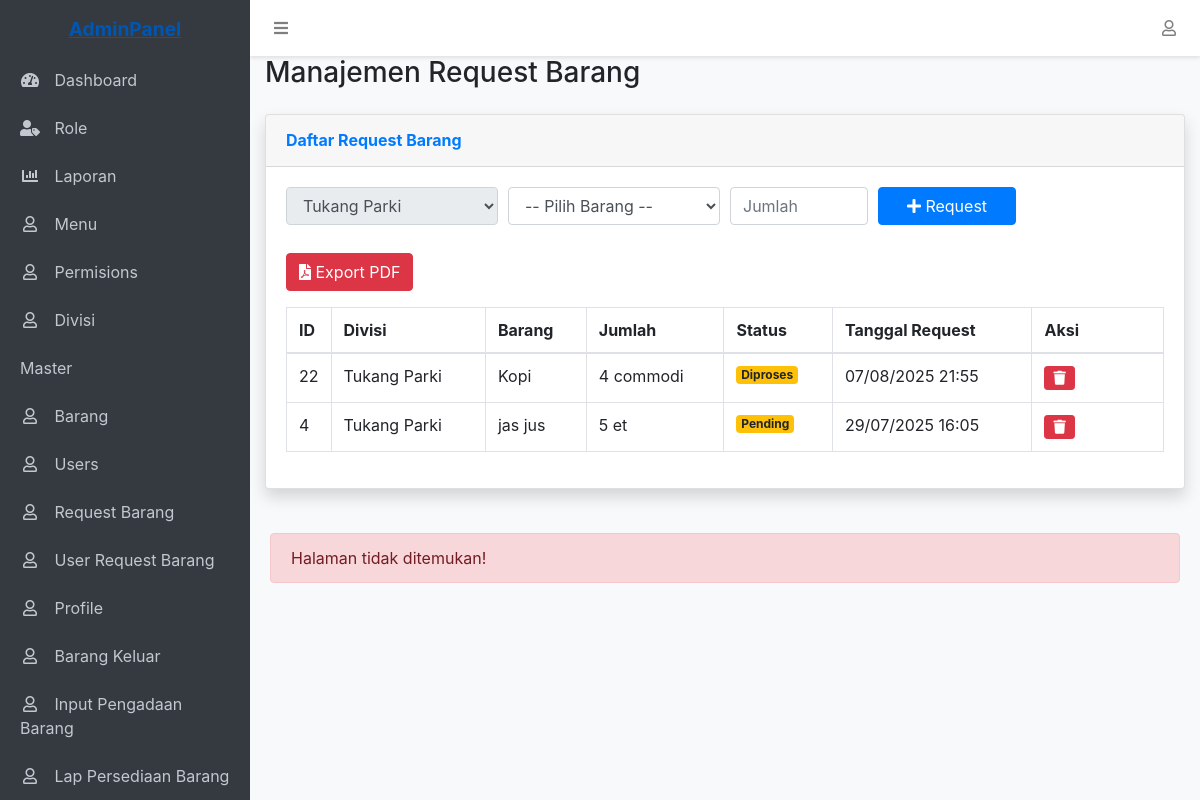
/main.php?page=user_request_barang (signed in), run on the app's committed database.
### tables this page shows
CREATE TABLE `divisi` (
  `id` bigint(20) UNSIGNED NOT NULL,
  `nama_divisi` varchar(255) NOT NULL,
  `created_at` timestamp NULL DEFAULT NULL,
  `updated_at` timestamp NULL DEFAULT NULL
);

CREATE TABLE `request_barang` (
  `id` bigint(20) UNSIGNED NOT NULL,
  `divisi_id` bigint(20) UNSIGNED NOT NULL,
  `barang_id` bigint(20) UNSIGNED NOT NULL,
  `jumlah` int(11) NOT NULL,
  `status` varchar(20) NOT NULL DEFAULT 'Pending',
  `created_at` timestamp NULL DEFAULT current_timestamp(),
  `updated_at` timestamp NULL DEFAULT current_timestamp() ON UPDATE current_timestamp()
);

CREATE TABLE `barang` (
  `id` bigint(20) UNSIGNED NOT NULL,
  `nama_barang` varchar(255) NOT NULL,
  `kategori` varchar(255) DEFAULT NULL,
  `stok_awal` int(11) NOT NULL DEFAULT 0,
  `satuan` varchar(255) NOT NULL,
  `created_at` timestamp NULL DEFAULT NULL,
  `updated_at` timestamp NULL DEFAULT NULL
);

CREATE TABLE `permissions` (
  `id` int(11) NOT NULL,
  `role_id` int(11) NOT NULL,
  `menu_id` int(11) NOT NULL,
  `can_view` tinyint(1) NOT NULL DEFAULT 0,
  `can_create` tinyint(1) NOT NULL DEFAULT 0,
  `can_edit` tinyint(1) NOT NULL DEFAULT 0,
  `can_delete` tinyint(1) NOT NULL DEFAULT 0,
  `created_at` timestamp NOT NULL DEFAULT current_timestamp(),
  `updated_at` timestamp NOT NULL DEFAULT current_timestamp() ON UPDATE current_timestamp()
);

CREATE TABLE `menus` (
  `id` int(11) NOT NULL,
  `parent_id` int(11) DEFAULT NULL,
  `name` varchar(50) NOT NULL,
  `icon` varchar(50) DEFAULT NULL,
  `url` varchar(100) DEFAULT NULL,
  `order` int(11) NOT NULL DEFAULT 0,
  `is_active` tinyint(1) NOT NULL DEFAULT 1,
  `created_at` timestamp NOT NULL DEFAULT current_timestamp(),
  `updated_at` timestamp NOT NULL DEFAULT current_timestamp() ON UPDATE current_timestamp()
);

### user_request_barang.php (the view, shortened to what this page needs)
<?php
require 'config/database.php';
?>
<div class="container-fluid">
    <div class="d-sm-flex align-items-center justify-content-between mb-4">
        <h1 class="h3 mb-0 text-gray-800">Manajemen Request Barang</h1>
    </div>
    <div class="card shadow mb-4">
        <div class="card-header py-3">
            <h6 class="m-0 font-weight-bold text-primary">Daftar Request Barang</h6>
        </div>
        <div class="card-body">
            <form method="POST" class="mb-4" action="">
                <div class="form-row">
                    <div class="col-md-3">
                        <select name="divisi_id" class="form-control" required disabled>
                            <?php
                            $user_id = $_SESSION['user_id'];
                            $query = "SELECT d.nama_divisi
                                      FROM users u
                                      JOIN divisi d ON u.divisi_id = d.id
                                      WHERE u.id = $user_id";
                            $result = $conn->query($query);
                            if ($result && $row = $result->fetch_assoc()): ?>
                                <option value="<?= $_SESSION['divisi_id'] ?>"> <?= htmlspecialchars($row['nama_divisi']) ?></option>
                            <?php endif; ?>
                        </select>
                    </div>
                    <div class="col-md-3">
                        <select name="barang_id" class="form-control" required>
                            <option value="">-- Pilih Barang --</option>
                        </select>
                    </div>
                    <div class="col-md-2">
                        <input type="number" name="jumlah" class="form-control" placeholder="Jumlah" min="1" required>
                    </div>
                    <div class="col-md-2">
                        <button type="submit" name="tambah_request" class="btn btn-primary btn-block">
                            <i class="fas fa-plus"></i> Request
                        </button>
                    </div>
                </div>
            </form>
<div class="mb-3">
    <button id="exportPDF" class="btn btn-danger">
        <i class="fas fa-file-pdf"></i> Export PDF
    </button>
</div>
<table id="requestTable" class="table table-bordered" width="100%" cellspacing="0">
    <thead>
        <tr>
            <th width="5%">ID</th>
            <th>Divisi</th>
            <th>Barang</th>
            <th>Jumlah</th>
            <th>Status</th>
            <th>Tanggal Request</th>
            <th width="15%">Aksi</th>
        </tr>
    </thead>
    <tbody>
    <?php  $request_barang = $conn->query("SELECT rb.*, d.nama_divisi, b.nama_barang, b.satuan
          FROM request_barang rb
          JOIN divisi d ON rb.divisi_id = d.id
          JOIN barang b ON rb.barang_id = b.id
          WHERE rb.divisi_id = " . $_SESSION['divisi_id'] . "
          ORDER BY rb.created_at DESC");
    while ($row = $request_barang->fetch_assoc()): ?>
        <tr>
            <td><?= $row['id'] ?></td>
            <td><?= htmlspecialchars($row['nama_divisi']) ?></td>
            <td><?= htmlspecialchars($row['nama_barang']) ?></td>
            <td><?= number_format($row['jumlah'], 0, ',', '.') ?> <?= htmlspecialchars($row['satuan']) ?></td>
            <td>
                <span class="badge badge-<?=
                    $row['status'] == 'Disetujui' ? 'success' :
                    ($row['status'] == 'Ditolak' ? 'danger' :
                    ($row['status'] == 'Selesai' ? 'primary' : 'warning')) ?>">
                    <?= $row['status'] ?>
                </span>
            </td>
            <td><?= date('d/m/Y H:i', strtotime($row['created_at'])) ?></td>
            <td><a href="?page=hapus_request&id=<?= $row['id'] ?>" class="btn btn-sm btn-danger"><i class="fas fa-trash"></i></a></td>
        </tr>
      <?php endwhile; ?>
    </tbody>
</table>
<link rel="stylesheet" href="https://cdnjs.cloudflare.com/ajax/libs/font-awesome/6.4.2/css/all.min.css">
        </div>
    </div>
</div>

### layout/sidebar.php (shortened to what this page needs)
<aside class="sidebar">
    <div class="sidebar-container">
        <ul class="sidebar-menu">
            <?php
            $menu = buildMenu($_SESSION['user_role_id']);
            foreach ($menu as $item):
                if (empty($item['children'])): ?>
                    <li class="<?php echo $active_menu == basename($item['url'] ?? '', '.php') ? 'active' : ''; ?>">
                        <a href="<?php echo $item['url'] ?? ''; ?>">
                            <?php if (isset($item['icon'])): ?>
                                <i class="<?php echo $item['icon']; ?>"></i>
                            <?php endif; ?>
                            <span><?php echo $item['name'] ?? ''; ?></span>
                        </a>
                    </li>
                <?php else: ?>
                    <?php foreach ($item['children'] as $child): ?>
                        <li class="<?php echo $active_menu == basename($child['url'] ?? '', '.php') ? 'active' : ''; ?>">
                            <a href="<?php echo $child['url'] ?? ''; ?>">
                                <?php if (isset($child['icon'])): ?>
                                    <i class="<?php echo $child['icon']; ?>"></i>
                                <?php endif; ?>
                                <span><?php echo $child['name'] ?? ''; ?></span>
                            </a>
                        </li>
                    <?php endforeach; ?>
                <?php endif; ?>
            <?php endforeach; ?>
        </ul>
    </div>
</aside>

### layout/header.php (style rules this page uses)
:root { --sidebar-width: 250px; --header-height: 56px; }
body { padding-top: var(--header-height); padding-left: var(--sidebar-width); background-color: #f8f9fa; min-height: 100vh; }
.sidebar { position: fixed; top: 0; left: 0; height: 100vh; width: var(--sidebar-width); background-color: #343a40; padding-top: var(--header-height); z-index: 1000; transition: all 0.3s; }
.sidebar-menu { list-style: none; padding: 0; }
.sidebar-menu li a { display: block; padding: 12px 20px; color: #c2c7d0; text-decoration: none; transition: all 0.3s; }
.sidebar-menu li a i { margin-right: 10px; width: 20px; text-align: center; }

### data on the page
divisi: divisi_id "Tukang Parki"
request_barang: id "22", divisi.nama_divisi "Tukang Parki", barang.nama_barang "Kopi", jumlah "4", barang.satuan "commodi", status "Diproses", created_at "07/08/2025 21:55"
request_barang: id "4", divisi.nama_divisi "Tukang Parki", barang.nama_barang "jas jus", jumlah "5", barang.satuan "et", status "Pending", created_at "29/07/2025 16:05"
permissions: menu.name "Dashboard"
permissions: menu.name "Role"
permissions: menu.name "Laporan"
permissions: menu.name "Menu"
permissions: menu.name "Permisions"
permissions: menu.name "Divisi"
permissions: menu.name "Master"
permissions: menu.name "Barang"
permissions: menu.name "Users"
permissions: menu.name "Request Barang"
permissions: menu.name "User Request Barang"
permissions: menu.name "Profile"
permissions: menu.name "Barang Keluar"
permissions: menu.name "Input Pengadaan Barang"
permissions: menu.name "Lap Persediaan Barang"
